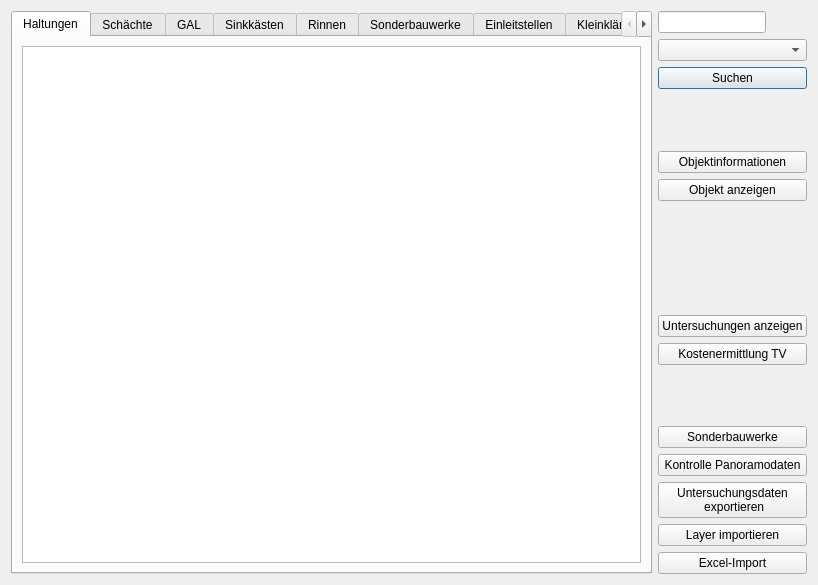
<?xml version="1.0" encoding="UTF-8"?>
<ui version="4.0">
 <class>Dialog</class>
 <widget class="QDialog" name="Dialog">
  <property name="windowModality">
   <enum>Qt::WindowModal</enum>
  </property>
  <property name="geometry">
   <rect>
    <x>0</x>
    <y>0</y>
    <width>818</width>
    <height>585</height>
   </rect>
  </property>
  <property name="windowTitle">
   <string>Netzübersicht</string>
  </property>
  <layout class="QHBoxLayout" name="horizontalLayout_8">
   <item>
    <layout class="QHBoxLayout" name="horizontalLayout_9">
     <item>
      <widget class="QTabWidget" name="tab_Overview">
       <property name="currentIndex">
        <number>0</number>
       </property>
       <widget class="QWidget" name="tab_Haltungen">
        <attribute name="title">
         <string>Haltungen</string>
        </attribute>
        <layout class="QHBoxLayout" name="horizontalLayout">
         <item>
          <widget class="QTableView" name="tableView_Haltungen">
           <property name="sortingEnabled">
            <bool>true</bool>
           </property>
          </widget>
         </item>
        </layout>
       </widget>
       <widget class="QWidget" name="tab_Schaechte">
        <attribute name="title">
         <string>Schächte</string>
        </attribute>
        <layout class="QHBoxLayout" name="horizontalLayout_2">
         <item>
          <widget class="QTableView" name="tableView_Schaechte">
           <property name="sortingEnabled">
            <bool>true</bool>
           </property>
          </widget>
         </item>
        </layout>
       </widget>
       <widget class="QWidget" name="tab_GAL">
        <attribute name="title">
         <string>GAL</string>
        </attribute>
        <layout class="QHBoxLayout" name="horizontalLayout_3">
         <item>
          <widget class="QTableView" name="tableView_GAL">
           <property name="sortingEnabled">
            <bool>true</bool>
           </property>
          </widget>
         </item>
        </layout>
       </widget>
       <widget class="QWidget" name="tab_Sinkkaesten">
        <attribute name="title">
         <string>Sinkkästen</string>
        </attribute>
        <layout class="QHBoxLayout" name="horizontalLayout_4">
         <item>
          <widget class="QTableView" name="tableView_Sinkkaesten">
           <property name="sortingEnabled">
            <bool>true</bool>
           </property>
          </widget>
         </item>
        </layout>
       </widget>
       <widget class="QWidget" name="tab_Rinnen">
        <attribute name="title">
         <string>Rinnen</string>
        </attribute>
        <widget class="QTableView" name="tableView_Sinkkaesten_2">
         <property name="geometry">
          <rect>
           <x>9</x>
           <y>9</y>
           <width>633</width>
           <height>521</height>
          </rect>
         </property>
         <property name="sortingEnabled">
          <bool>true</bool>
         </property>
        </widget>
       </widget>
       <widget class="QWidget" name="tab_Sonderbauwerke">
        <attribute name="title">
         <string>Sonderbauwerke</string>
        </attribute>
        <layout class="QHBoxLayout" name="horizontalLayout_5">
         <item>
          <widget class="QTableView" name="tableView_Sonderbauwerke">
           <property name="sortingEnabled">
            <bool>true</bool>
           </property>
          </widget>
         </item>
        </layout>
       </widget>
       <widget class="QWidget" name="tab_Einleitstellen">
        <attribute name="title">
         <string>Einleitstellen</string>
        </attribute>
        <layout class="QHBoxLayout" name="horizontalLayout_6">
         <item>
          <widget class="QTableView" name="tableView_Einleitstellen">
           <property name="sortingEnabled">
            <bool>true</bool>
           </property>
          </widget>
         </item>
        </layout>
       </widget>
       <widget class="QWidget" name="tab_Kleinklaeranlagen">
        <attribute name="title">
         <string>Kleinkläranlagen</string>
        </attribute>
        <layout class="QHBoxLayout" name="horizontalLayout_7">
         <item>
          <widget class="QTableView" name="tableView_Kleinklaeranlagen">
           <property name="sortingEnabled">
            <bool>true</bool>
           </property>
          </widget>
         </item>
        </layout>
       </widget>
      </widget>
     </item>
     <item>
      <layout class="QVBoxLayout" name="verticalLayout">
       <item>
        <widget class="QLineEdit" name="Search_LineEdit">
         <property name="sizePolicy">
          <sizepolicy hsizetype="Fixed" vsizetype="Fixed">
           <horstretch>0</horstretch>
           <verstretch>0</verstretch>
          </sizepolicy>
         </property>
        </widget>
       </item>
       <item>
        <widget class="QComboBox" name="comboBox_Spalten"/>
       </item>
       <item>
        <widget class="QPushButton" name="Search">
         <property name="text">
          <string>Suchen</string>
         </property>
        </widget>
       </item>
       <item>
        <spacer name="verticalSpacer">
         <property name="orientation">
          <enum>Qt::Vertical</enum>
         </property>
         <property name="sizeHint" stdset="0">
          <size>
           <width>20</width>
           <height>40</height>
          </size>
         </property>
        </spacer>
       </item>
       <item>
        <widget class="QPushButton" name="Object_Info">
         <property name="text">
          <string>Objektinformationen</string>
         </property>
        </widget>
       </item>
       <item>
        <widget class="QPushButton" name="Show_Object">
         <property name="text">
          <string>Objekt anzeigen</string>
         </property>
        </widget>
       </item>
       <item>
        <spacer name="verticalSpacer_2">
         <property name="orientation">
          <enum>Qt::Vertical</enum>
         </property>
         <property name="sizeHint" stdset="0">
          <size>
           <width>130</width>
           <height>108</height>
          </size>
         </property>
        </spacer>
       </item>
       <item>
        <widget class="QPushButton" name="Show_Object_Untersuchung">
         <property name="text">
          <string>Untersuchungen anzeigen</string>
         </property>
        </widget>
       </item>
       <item>
        <widget class="QPushButton" name="open_Kostenermittlung">
         <property name="text">
          <string>Kostenermittlung TV</string>
         </property>
        </widget>
       </item>
       <item>
        <spacer name="verticalSpacer_3">
         <property name="orientation">
          <enum>Qt::Vertical</enum>
         </property>
         <property name="sizeHint" stdset="0">
          <size>
           <width>20</width>
           <height>40</height>
          </size>
         </property>
        </spacer>
       </item>
       <item>
        <widget class="QPushButton" name="Sonderbauwerke">
         <property name="text">
          <string>Sonderbauwerke</string>
         </property>
        </widget>
       </item>
       <item>
        <widget class="QPushButton" name="PanoramoPruefer">
         <property name="text">
          <string>Kontrolle Panoramodaten</string>
         </property>
        </widget>
       </item>
       <item>
        <widget class="QPushButton" name="Untersuchungsdaten_exportieren">
         <property name="font">
          <font>
           <weight>50</weight>
           <bold>false</bold>
          </font>
         </property>
         <property name="text">
          <string>Untersuchungsdaten 
 exportieren</string>
         </property>
        </widget>
       </item>
       <item>
        <widget class="QPushButton" name="layer_importieren_sinkkaesten">
         <property name="text">
          <string>Layer importieren</string>
         </property>
        </widget>
       </item>
       <item>
        <widget class="QPushButton" name="excel_import">
         <property name="text">
          <string>Excel-Import</string>
         </property>
        </widget>
       </item>
      </layout>
     </item>
    </layout>
   </item>
  </layout>
 </widget>
 <resources/>
 <connections/>
</ui>
